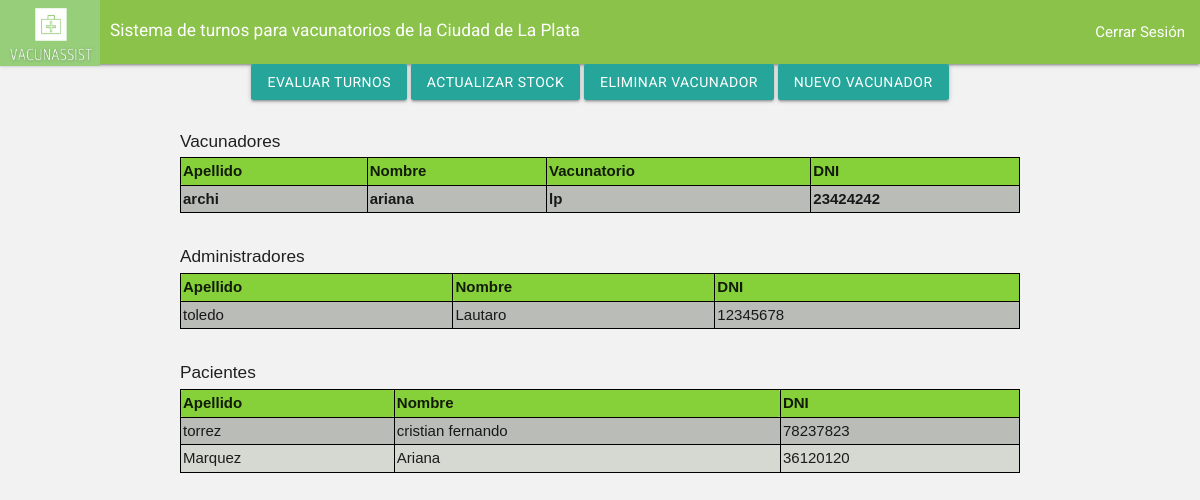
Before: /inicio_admin/ with the older database file.
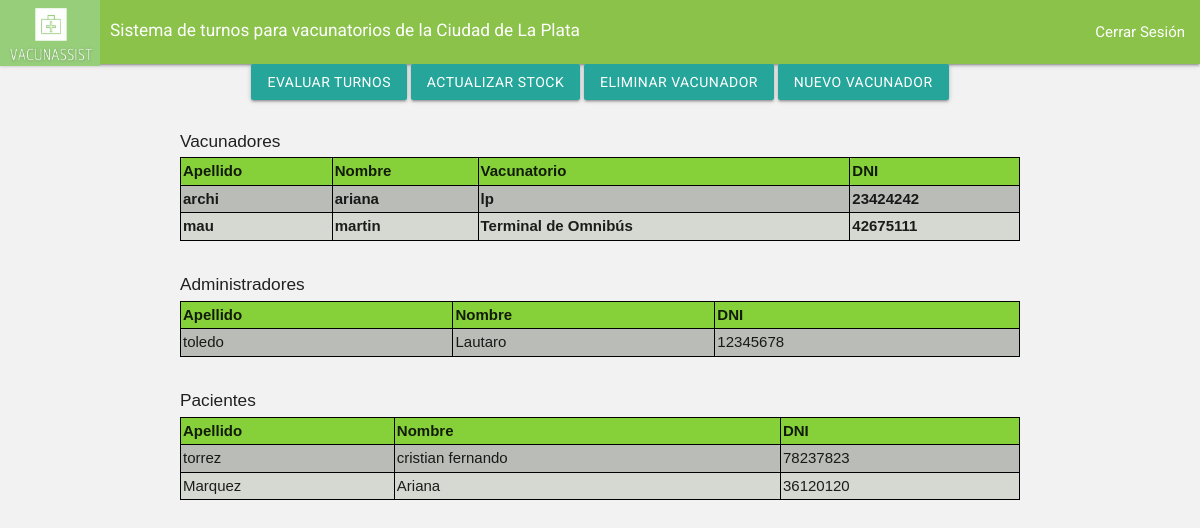
After: the same page with the newer database file.
### main/models.py (models this page shows, shortened)
class Vacunador(models.Model):
    vacunador_nombre= models.CharField(max_length=200)
    vacunador_apellido= models.CharField(max_length=20)
    vacunador_fechaNac= models.DateTimeField("fecha nacimiento")
    vacunador_zona= models.CharField(max_length=200)
    vacunador_dni= models.IntegerField()
    vacunador_email= models.EmailField(max_length=254)
    codigo= models.IntegerField()
    contraseña = models.CharField(max_length=200)

class Administrador(models.Model):
    administrador_nombre= models.CharField(max_length=200)
    administrador_apellido= models.CharField(max_length=20)
    administrador_fechaNac= models.DateTimeField("fecha nacimiento")
    administrador_zona= models.CharField(max_length=200)
    administrador_dni= models.IntegerField()
    contraseña = models.CharField(max_length=200)
    administrador_email= models.EmailField(max_length=254)
    codigo= models.IntegerField()

class Paciente(models.Model):
    opciones=((1, 'Si'), (2, 'No'))
    paciente_nombre= models.CharField(max_length=20)
    paciente_apellido= models.CharField(max_length=20)
    paciente_fechaNac= models.DateTimeField("fecha nacimiento")
    paciente_zona= models.CharField(max_length=200)
    paciente_dni= models.CharField(max_length=200)
    paciente_email= models.EmailField(max_length=254)
    vac_Gripe_aplicada=models.SmallIntegerField(choices=opciones,default=2)
    vac_Gripe_turno= models.DateTimeField(null=True)
    vac_Amarilla_asistencia=models.SmallIntegerField(choices=opciones,default=2)
    vac_Amarilla_aplicada=models.SmallIntegerField(choices=opciones,default=2)
    vac_Amarilla_turno= models.DateTimeField(null=True)
    vac_Amarilla_asistencia=models.SmallIntegerField(choices=opciones,default=2)
    vac_Covid1_aplicada=models.SmallIntegerField(choices=opciones,default=2)
    vac_Covid2_aplicada=models.SmallIntegerField(choices=opciones,default=2)
    vac_Covid_turno1= models.DateTimeField(null=True)
    vac_Covid_turno2= models.DateTimeField(null=True)
    vac_Covid1era_asistencia=models.SmallIntegerField(choices=opciones,default=2)
    vac_Covid2da_asistencia=models.SmallIntegerField(choices=opciones,default=2)
    codigo= models.PositiveIntegerField(default=0)
    contraseña = models.CharField(max_length=200)

### main/views.py (the view)
# urls.py: path('inicio_admin/' , views.inicio_admin, name= "inicio_admin"),
def inicio_admin(request):
    data2= {
      'form' :PacienteRegistro()
    }
    administradorList= Administrador.objects.all()
    vacunadoresList= Vacunador.objects.all()
    PacienteList= Paciente.objects.all()
    return render(request,"main/inicio_admin.html",{"administradores" : administradorList,"vacunadores" :vacunadoresList,"paciente":PacienteList})
    return render(request, "main/inicio_admin.html",{"administradores" : administradorList, "vacunadores" : vacunadorList,"paciente":PacienteList})

### main/templates/main/inicio_admin.html (shortened to what this page needs)
<!DOCTYPE html>
{% load static %}
<html lang="en" dir="ltr">
  <head>
  	<link rel="stylesheet" href="estilos.css">
        <link rel="stylesheet" href="https://cdnjs.cloudflare.com/ajax/libs/materialize/1.0.0/css/materialize.min.css">
        <link type='text/css' href="{% static 'css/estilo.css' %}" rel="stylesheet" />
    <nav>
        <div class="nav-wrapper  light-green">
          <a href="/" class="brand-logo">
            <img src="{% static 'imagenes/Logo_VacunAssist_recortado.png' %}" class="img-fluid" width="100" height="66">
          <div class="right"  style="margin: 9px 0px 0px 10px">
            <h6>Sistema de turnos para vacunatorios de la Ciudad de La Plata</h6>
            </div>
          </a>
          <ul id="nav-mobile" class="right hide-on-med"></a>
            <li><a href="/login/">Cerrar Sesión</a></li>
          </ul>
        </div>
      </nav>
  </head>
  <body bgcolor="FFFFFF">
  <div class="center">
    <div class="row justify-content-center align-items-center">
      <div class="col-sm-12 col-md-6 col-lg-8 col-xl-8">
        <td><a href="/evaluarTurno/" class="btn btn-primary btn-lg btn-danger">Evaluar Turnos</a></td>
        <th colspan="2"> </th><td><a href="/editarStockVacunatorio/" class="btn btn-primary btn-lg btn-danger"> Actualizar Stock</a></td>
        <th colspan="2"> </th><td><a href="/eliminarVacunador/" class="btn btn-primary btn-lg btn-danger"> Eliminar Vacunador </a></td>
        <th colspan="2"> </th><td><a href="/registroVacunador/" class="btn btn-primary btn-lg btn-danger"> Nuevo Vacunador </a></td>
      </div>
    </div>
  </div>
        <table id:"tableUsers" style="background-color:#D6D8D2; margin: 0 auto;">
          <caption >
            <div class="left"><h6> Vacunadores </h6></div>
          </caption>
          <tr style="background-color:#86D03A">
              <th>Apellido </th>
              <th>Nombre</th>
              <th>Vacunatorio</th>
              <th>DNI</th>
          </tr>
        <div class="vacunadores">
          {% for v in vacunadores %}
              <div class="Vacunador">
                <tr style="background-color:#CBCBCB, #B0B0B0">
                  <th>{{v.vacunador_apellido}} </th>
                  <th>{{v.vacunador_nombre}}</th>
                  <th>{{v.vacunador_zona}}</th>
                  <th>{{v.vacunador_dni}}</th>
                </tr>
              </div>
          {% endfor %}
        </div>
      </table>
      <br>
        <table id:"tableUsers" style="background-color:#D6D8D2; margin: 0 auto;">
          <caption >
            <div class="left"><h6> Administradores </h6></div>
          </caption>
          <tr style="background-color:#86D03A">
              <th>Apellido </th>
              <th>Nombre</th>
              <th>DNI</th>
          </tr>
          <div class="administradores">
            {% for a in administradores %}
            <div class="Administrador">
              <tr style="background-color:#CBCBCB, #B0B0B0">
                <td>{{a.administrador_apellido}} </td>
                <td> {{a.administrador_nombre}}</td>
                <td>{{a.administrador_dni}}</td>
             </tr>
            </div>
            {% endfor %}
          </div>
        </table>
        <br>
          <table id:"tableUsers" style="background-color:#D6D8D2; margin: 0 auto;">
            <caption >
              <div class="left"><h6> Pacientes </h6></div>
            </caption>
            <tr style="background-color:#86D03A">
                <th>Apellido </th>
                <th>Nombre</th>
                <th>DNI</th>
            </tr>
            <div class="administradores">
              {% for a in paciente %}
              <div class="Administrador">
                <tr style="background-color:#CBCBCB, #B0B0B0">
                  <td>{{a.paciente_apellido}} </td>
                  <td> {{a.paciente_nombre}}</td>
                  <td>{{a.paciente_dni}}</td>
               </tr>
              </div>
              {% endfor %}
            </div>
          </table>
           <body>
                     <body>
                     </body>
           </body>
  </body>
</html>

Changed rows visible on the page:
added Vacunador: vacunador_apellido "mau", vacunador_nombre "martin", vacunador_zona "Terminal de Omnibús", vacunador_dni "42675111"
